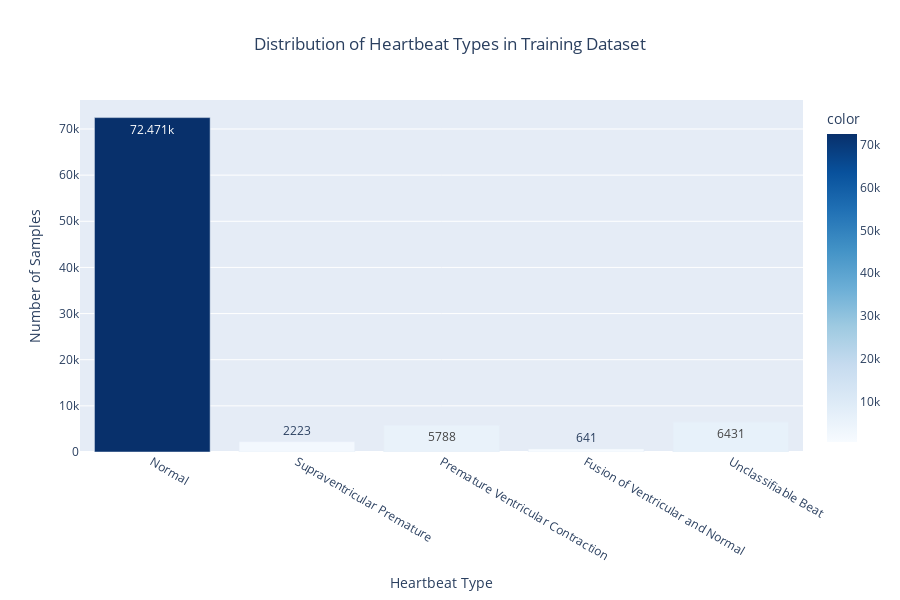
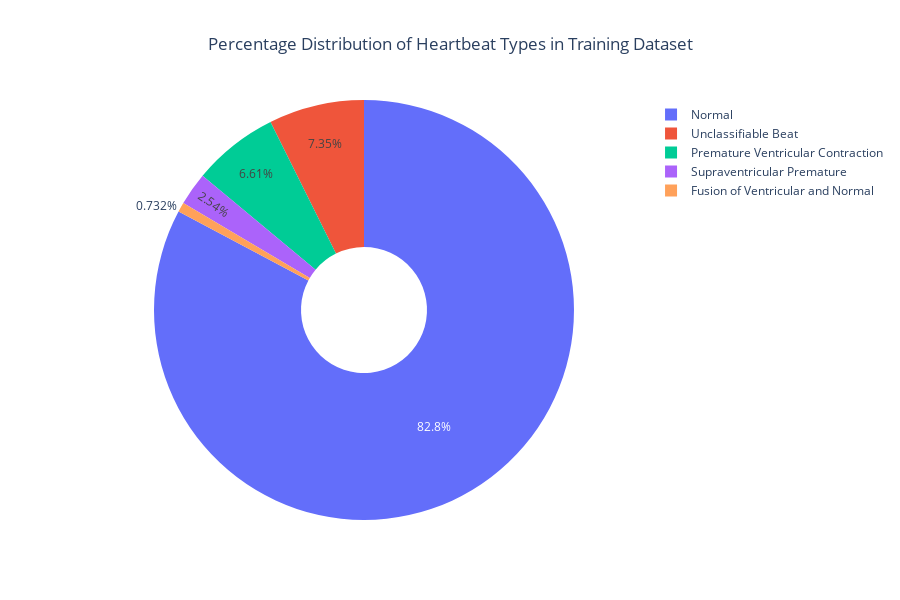

Here is the notebook cell these charts were saved with, in order:
### Code cell
# Visualize class distribution - Training Set
import plotly.express as px

# Define class labels
labels = {
    0: "Normal",
    1: "Supraventricular Premature",
    2: "Premature Ventricular Contraction",
    3: "Fusion of Ventricular and Normal",
    4: "Unclassifiable Beat"
}

# Calculate value counts and rename using labels dictionary
value_counts = df_train.iloc[:, -1].value_counts().sort_index().rename(labels)

# Create bar plot to see the count of labels
bar_fig = px.bar(x=value_counts.index, y=value_counts.values,
                 labels={'x': 'Heartbeat Type', 'y': 'Number of Samples'},
                 text_auto=True,
                 title="Distribution of Heartbeat Types in Training Dataset",
                 color=value_counts.values,
                 color_continuous_scale='Blues')

# Create pie chart to see the percentage distribution
pie_fig = px.pie(names=value_counts.index, values=value_counts.values,
                 title="Percentage Distribution of Heartbeat Types in Training Dataset",
                 hole=0.3)  # Makes it a donut chart for better readability

# Update layout
bar_fig.update_layout(title_x=0.5, width=900, height=600, showlegend=False)
pie_fig.update_layout(title_x=0.5, width=900, height=600)

# Show figures
bar_fig.show()
pie_fig.show()

### Figure 1 — Plotly figure (JSON) as saved in the notebook; plotly's stock layout.template omitted (floating-point values rounded to 4 significant figures)
{"data": [{"alignmentgroup": "True", "hovertemplate": "Heartbeat Type=%{x}<br>Number of Samples=%{y}<br>color=%{marker.color}<extra></extra>", "legendgroup": "", "marker": {"color": [72471, 2223, 5788, 641, 6431], "coloraxis": "coloraxis", "pattern": {"shape": ""}}, "name": "", "offsetgroup": "", "orientation": "v", "showlegend": false, "textposition": "auto", "texttemplate": "%{y}", "type": "bar", "x": ["Normal", "Supraventricular Premature", "Premature Ventricular Contraction", "Fusion of Ventricular and Normal", "Unclassifiable Beat"], "xaxis": "x", "y": [72471, 2223, 5788, 641, 6431], "yaxis": "y"}], "layout": {"barmode": "relative", "coloraxis": {"colorbar": {"title": {"text": "color"}}, "colorscale": [[0, "rgb(247,251,255)"], [0.125, "rgb(222,235,247)"], [0.25, "rgb(198,219,239)"], [0.375, "rgb(158,202,225)"], [0.5, "rgb(107,174,214)"], [0.625, "rgb(66,146,198)"], [0.75, "rgb(33,113,181)"], [0.875, "rgb(8,81,156)"], [1, "rgb(8,48,107)"]]}, "height": 600, "legend": {"tracegroupgap": 0}, "showlegend": false, "title": {"text": "Distribution of Heartbeat Types in Training Dataset", "x": 0.5}, "width": 900, "xaxis": {"anchor": "y", "autorange": true, "domain": [0, 1], "range": [-0.5, 4.5], "title": {"text": "Heartbeat Type"}, "type": "category"}, "yaxis": {"anchor": "x", "autorange": true, "domain": [0, 1], "range": [0, 76290.0], "title": {"text": "Number of Samples"}, "type": "linear"}}}

### Figure 2 — Plotly figure (JSON) as saved in the notebook; plotly's stock layout.template omitted (floating-point values rounded to 4 significant figures)
{"data": [{"domain": {"x": [0, 1], "y": [0, 1]}, "hole": 0.3, "hovertemplate": "label=%{label}<br>value=%{value}<extra></extra>", "labels": ["Normal", "Supraventricular Premature", "Premature Ventricular Contraction", "Fusion of Ventricular and Normal", "Unclassifiable Beat"], "legendgroup": "", "name": "", "showlegend": true, "type": "pie", "values": [72471, 2223, 5788, 641, 6431]}], "layout": {"height": 600, "legend": {"tracegroupgap": 0}, "title": {"text": "Percentage Distribution of Heartbeat Types in Training Dataset", "x": 0.5}, "width": 900}}
